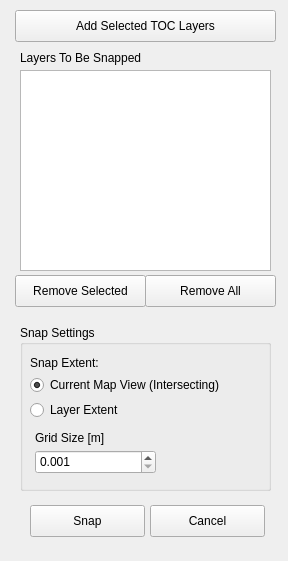
<?xml version="1.0" encoding="UTF-8"?>
<ui version="4.0">
 <class>SnapToGridWidget</class>
 <widget class="QDockWidget" name="SnapToGridWidget">
  <property name="geometry">
   <rect>
    <x>0</x>
    <y>0</y>
    <width>288</width>
    <height>561</height>
   </rect>
  </property>
  <property name="allowedAreas">
   <set>Qt::LeftDockWidgetArea|Qt::RightDockWidgetArea</set>
  </property>
  <property name="windowTitle">
   <string>Snap To Grid</string>
  </property>
  <widget class="QWidget" name="dockWidgetContents">
   <widget class="QListWidget" name="snapLayersLWidget">
    <property name="geometry">
     <rect>
      <x>20</x>
      <y>70</y>
      <width>251</width>
      <height>201</height>
     </rect>
    </property>
    <property name="selectionMode">
     <enum>QAbstractItemView::MultiSelection</enum>
    </property>
   </widget>
   <widget class="QLabel" name="label_5">
    <property name="geometry">
     <rect>
      <x>20</x>
      <y>50</y>
      <width>206</width>
      <height>16</height>
     </rect>
    </property>
    <property name="text">
     <string>Layers To Be Snapped</string>
    </property>
   </widget>
   <widget class="QGroupBox" name="groupBox_2">
    <property name="geometry">
     <rect>
      <x>20</x>
      <y>325</y>
      <width>251</width>
      <height>166</height>
     </rect>
    </property>
    <property name="title">
     <string>Snap Settings</string>
    </property>
    <widget class="QRadioButton" name="layerRButton">
     <property name="geometry">
      <rect>
       <x>10</x>
       <y>75</y>
       <width>126</width>
       <height>20</height>
      </rect>
     </property>
     <property name="text">
      <string>Layer Extent</string>
     </property>
    </widget>
    <widget class="QRadioButton" name="mapExtentRButton">
     <property name="geometry">
      <rect>
       <x>10</x>
       <y>50</y>
       <width>231</width>
       <height>20</height>
      </rect>
     </property>
     <property name="text">
      <string>Current Map View (Intersecting)</string>
     </property>
     <property name="checked">
      <bool>true</bool>
     </property>
    </widget>
    <widget class="QLabel" name="label_6">
     <property name="geometry">
      <rect>
       <x>15</x>
       <y>105</y>
       <width>121</width>
       <height>16</height>
      </rect>
     </property>
     <property name="text">
      <string>Grid Size [m]</string>
     </property>
    </widget>
    <widget class="QDoubleSpinBox" name="gridSizeSBox">
     <property name="geometry">
      <rect>
       <x>15</x>
       <y>125</y>
       <width>121</width>
       <height>24</height>
      </rect>
     </property>
     <property name="decimals">
      <number>3</number>
     </property>
     <property name="minimum">
      <double>0.001000000000000</double>
     </property>
     <property name="maximum">
      <double>20.000000000000000</double>
     </property>
     <property name="singleStep">
      <double>0.010000000000000</double>
     </property>
    </widget>
    <widget class="QLabel" name="label_7">
     <property name="geometry">
      <rect>
       <x>10</x>
       <y>30</y>
       <width>126</width>
       <height>16</height>
      </rect>
     </property>
     <property name="text">
      <string>Snap Extent:</string>
     </property>
    </widget>
   </widget>
   <widget class="QPushButton" name="snapButton">
    <property name="geometry">
     <rect>
      <x>30</x>
      <y>505</y>
      <width>115</width>
      <height>32</height>
     </rect>
    </property>
    <property name="text">
     <string>Snap</string>
    </property>
   </widget>
   <widget class="QPushButton" name="cancelButton">
    <property name="geometry">
     <rect>
      <x>150</x>
      <y>505</y>
      <width>115</width>
      <height>32</height>
     </rect>
    </property>
    <property name="text">
     <string>Cancel</string>
    </property>
   </widget>
   <widget class="QPushButton" name="removeLayerButton">
    <property name="geometry">
     <rect>
      <x>15</x>
      <y>275</y>
      <width>131</width>
      <height>32</height>
     </rect>
    </property>
    <property name="text">
     <string>Remove Selected</string>
    </property>
   </widget>
   <widget class="QPushButton" name="removeAllLayersButton">
    <property name="geometry">
     <rect>
      <x>145</x>
      <y>275</y>
      <width>131</width>
      <height>32</height>
     </rect>
    </property>
    <property name="text">
     <string>Remove All</string>
    </property>
   </widget>
   <widget class="QPushButton" name="addLayersButton">
    <property name="geometry">
     <rect>
      <x>15</x>
      <y>10</y>
      <width>261</width>
      <height>32</height>
     </rect>
    </property>
    <property name="text">
     <string>Add Selected TOC Layers</string>
    </property>
   </widget>
  </widget>
 </widget>
 <tabstops>
  <tabstop>addLayersButton</tabstop>
  <tabstop>snapLayersLWidget</tabstop>
  <tabstop>removeLayerButton</tabstop>
  <tabstop>removeAllLayersButton</tabstop>
  <tabstop>mapExtentRButton</tabstop>
  <tabstop>layerRButton</tabstop>
  <tabstop>gridSizeSBox</tabstop>
  <tabstop>snapButton</tabstop>
  <tabstop>cancelButton</tabstop>
 </tabstops>
 <resources/>
 <connections/>
</ui>
